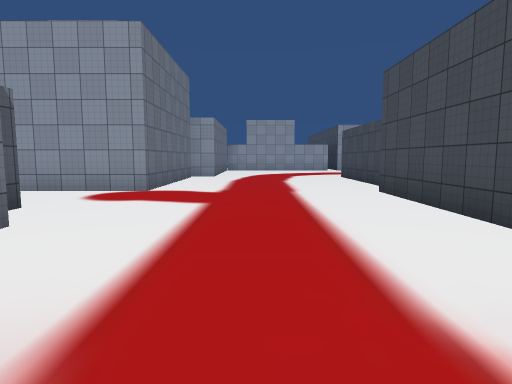
view 1 (above)

13 first-person views from a walk through a 3-D level made in the Unity game engine. The camera is 1.4 m above the floor, tilts 6° down and sees 75° across. The floor is counted in squares, 2 m on a side. Each view is taken from the middle of a square. On the plan, view 1 faces up. The plan holds only what a view shows up to about 10 squares ahead; the rest is blank. The place goes on beyond the plan. The player character is not drawn. Some surface patterns are stand-ins.

view 2
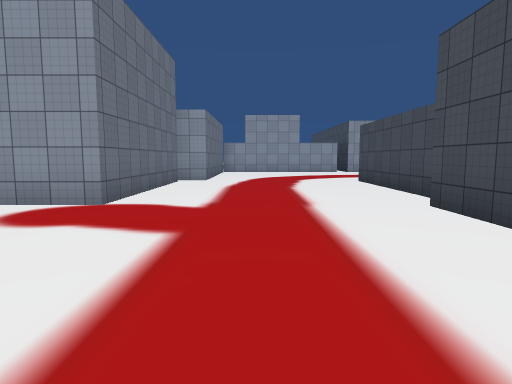

view 3
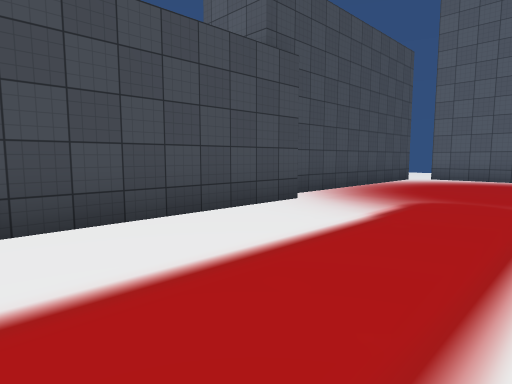

view 4
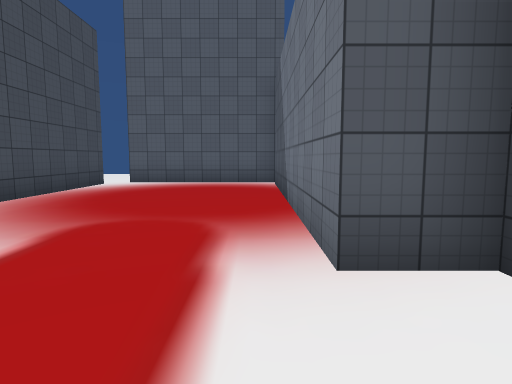

view 5
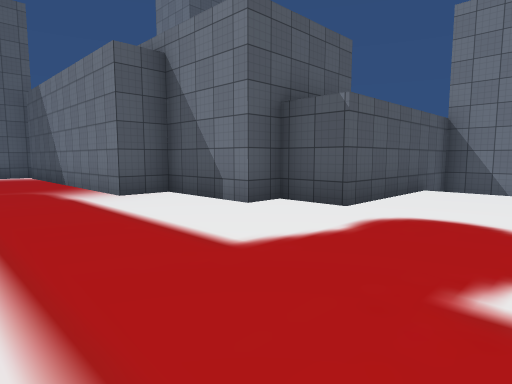

view 6
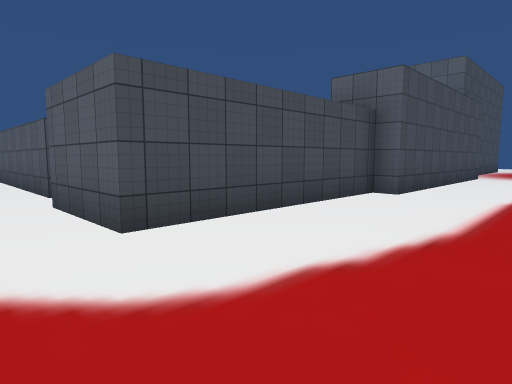

view 7
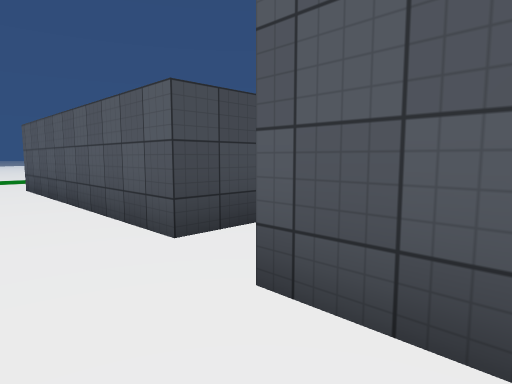

view 8
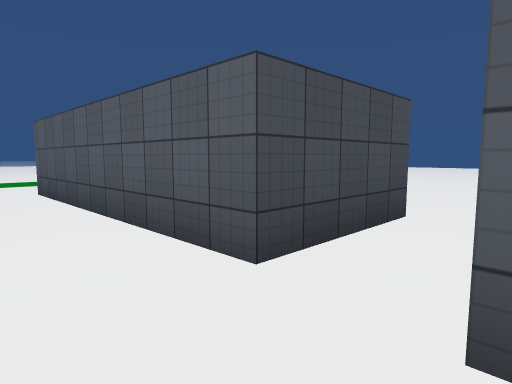

view 9
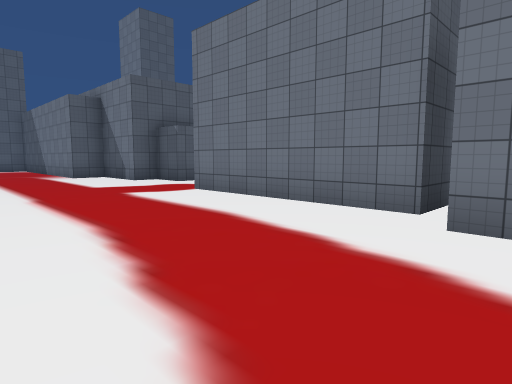

view 10
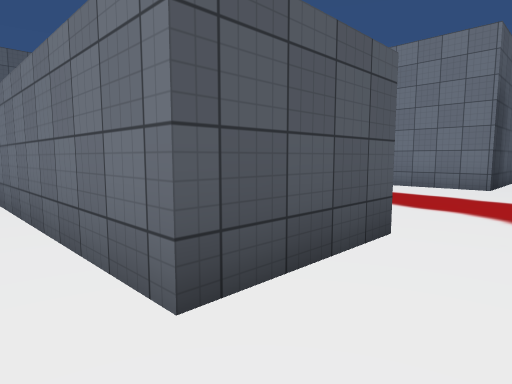

view 11
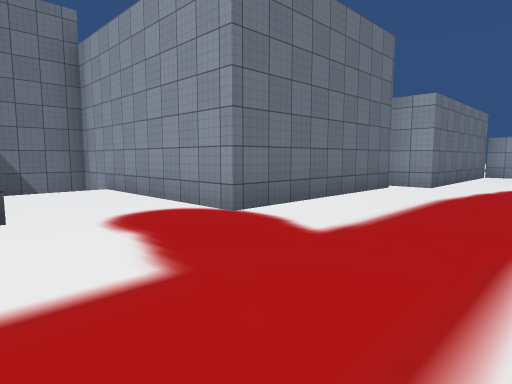

view 12
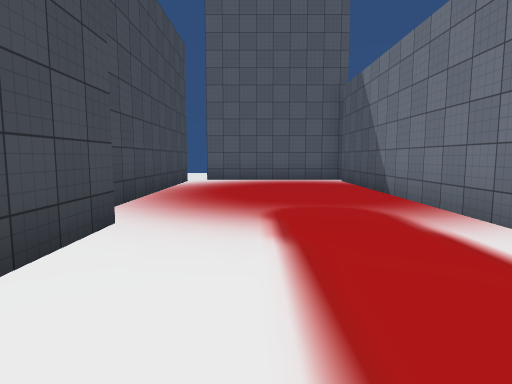

view 13
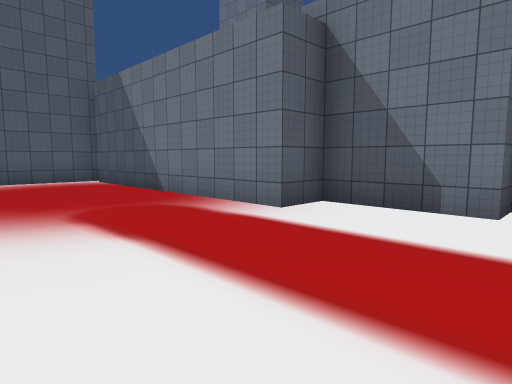

### Floor plan
Points are (right, up) in squares from view 1. A wall is a line through its corners. A room is listed if a view was taken in it or the views show most of it. See-through windows are left out.
Room 1 (views 1, 2, 3, 4, 5, 6, 7, 8, 9, 10, 11, 12, 13)
walls: (3, 6.7) (3, 11.7) (5.2, 11.7) (5.2, 8.6); (2.5, 0.5) (2.5, 6.7); (6.5, 8.9) (6.5, 11.5) (12.2, 11.5); (-2.2, 11.5) (-2.2, 6.8) (-7.7, 6.8) (-7.7, 4.6) (-3.3, 4.6) (-3.3, 3.3) (-2.5, 3.3) (-2.5, 1) (-1.5, 1) (-1.5, -5.8); (-1.5, 13.5) (-1.5, 12.1) (-2.5, 12.1); (3, -5.8) (3, -0.1); (-1.8, -6.2) (2.5, -6.2)
ways out: opening at (0.5, -6); opening at (6, 9); opening at (12.5, 12.5)

Positions as (right, up) in squares from view 1, and headings:
1: (0, 0), facing up
2: (0, 2), facing up
3: (-1, 5), facing down-right
4: (-1, 3), facing down
5: (1, 7), facing down-left
6: (0, 13), facing down-right
7: (4, 13), facing down-right
8: (5, 13), facing down-right
9: (2, 13), facing down-left
10: (6, 13), facing down-left
11: (1, 4), facing up-left
12: (1, 4), facing down
13: (2, 4), facing down-left
